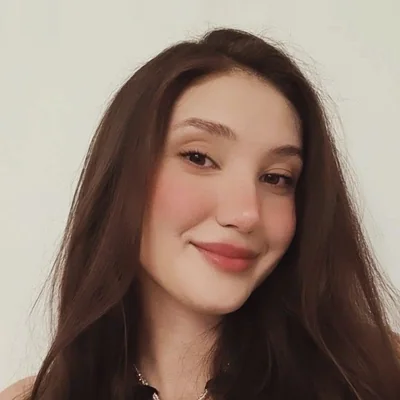
#> input picture assets/img/authors/bengu-davchevski.webp, 400 x 400 px
$ python make_covers.py ../assets/img/authors/bengu-davchevski.webp ../assets/img/authors/beth-donovan.webp
#> lines starting #> are read from the running program, lines starting #| are printed output that depends on the picture
"""Prepare a book cover for the fair.

Usage:  python3 tools/make_covers.py path/to/cover.jpg my-book-slug

Writes assets/img/covers/<slug>-480.webp, -800.webp, -full.webp and -glow.webp
(plus a copy of the original in assets/img/originals). Then add the book to assets/js/books.js
with the same slug and the cover's width/height.
"""
import os
import shutil
import sys

from PIL import Image, ImageFilter

ROOT = os.path.dirname(os.path.dirname(os.path.abspath(__file__)))


def main(src, slug):
#> called with slug = '../assets/img/authors/beth-donovan.webp'
    out = os.path.join(ROOT, 'assets', 'img', 'covers')
    im = Image.open(src).convert('RGB')
#> im is the input picture: PIL image 400x400 RGB; mean R, G, B 141.9, 122.8, 110.9
    w, h = im.size
#> w = 400; h = 400
    for tw in (480, 800, w):
        r = im if tw == w else im.resize((tw, round(h * tw / w)), Image.LANCZOS).filter(ImageFilter.UnsharpMask(radius=0.6, percent=40, threshold=2))
        r.save(os.path.join(out, f"{slug}-{'full' if tw == w else tw}.webp"), 'WEBP', quality=90 if tw == w else 86, method=6)
    im.resize((40, round(40 * h / w)), Image.LANCZOS).filter(ImageFilter.GaussianBlur(3)).save(os.path.join(out, f'{slug}-glow.webp'), 'WEBP', quality=70)
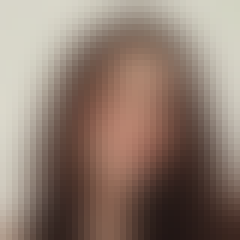
#> saved as beth-donovan.webp-glow.webp: PIL image 40x40 RGB (shown 6 times larger); mean R, G, B 142.1, 123.1, 111.2
    shutil.copyfile(src, os.path.join(ROOT, 'assets', 'img', 'originals', slug + os.path.splitext(src)[1]))
    print(f'{slug}: {w}x{h}  ->  cover: {{ w: {w}, h: {h} }}')
#| ../assets/img/authors/beth-donovan.webp: 400x400  ->  cover: { w: 400, h: 400 }


if __name__ == '__main__':
    if len(sys.argv) != 3:
        sys.exit(__doc__)
    main(sys.argv[1], sys.argv[2])

$ run again, on assets/img/authors/chuck-barnard.webp
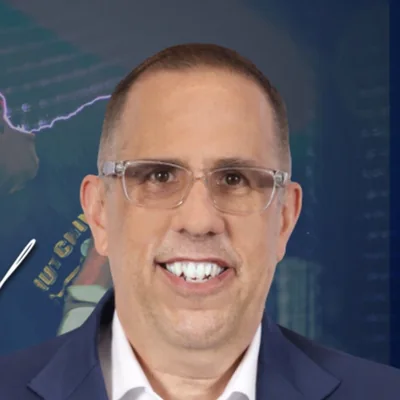
#> input picture assets/img/authors/chuck-barnard.webp, 400 x 400 px
#> in main, im is the input picture: PIL image 400x400 RGB; mean R, G, B 99.2, 93, 99.4
#> in main, `im.resize((40, round(40 * h / w)), Image.LANCZOS).filter(ImageFilter.G..`:
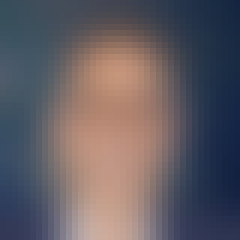
#> saved as chuck-barnard.webp-glow.webp: PIL image 40x40 RGB (shown 6 times larger); mean R, G, B 99, 92.8, 99.3
#| ../assets/img/authors/chuck-barnard.webp: 400x400  ->  cover: { w: 400, h: 400 }

$ run again, on assets/img/authors/dolores-fazzino.webp
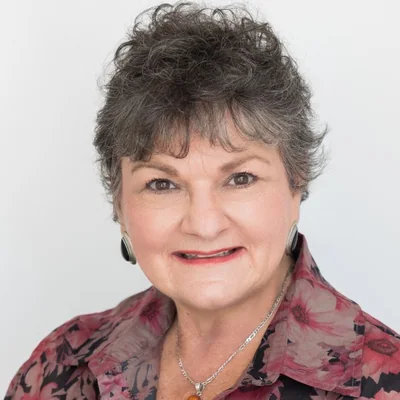
#> input picture assets/img/authors/dolores-fazzino.webp, 400 x 400 px
#> in main, im is the input picture: PIL image 400x400 RGB; mean R, G, B 181.2, 162.3, 158.5
#> in main, `im.resize((40, round(40 * h / w)), Image.LANCZOS).filter(ImageFilter.G..`:
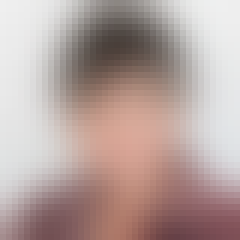
#> saved as dolores-fazzino.webp-glow.webp: PIL image 40x40 RGB (shown 6 times larger); mean R, G, B 181.5, 162.6, 158.8
#| ../assets/img/authors/dolores-fazzino.webp: 400x400  ->  cover: { w: 400, h: 400 }

$ run again, on assets/img/authors/edith-moricz.webp
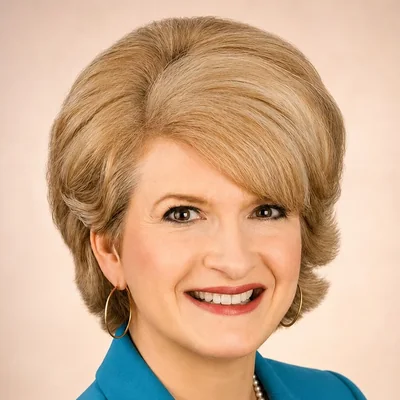
#> input picture assets/img/authors/edith-moricz.webp, 400 x 400 px
#> in main, im is the input picture: PIL image 400x400 RGB; mean R, G, B 207.6, 172.3, 143
#> in main, `im.resize((40, round(40 * h / w)), Image.LANCZOS).filter(ImageFilter.G..`:
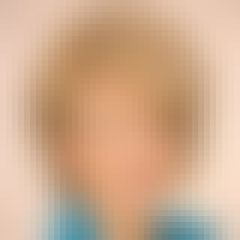
#> saved as edith-moricz.webp-glow.webp: PIL image 40x40 RGB (shown 6 times larger); mean R, G, B 207.3, 172.2, 143
#| ../assets/img/authors/edith-moricz.webp: 400x400  ->  cover: { w: 400, h: 400 }
